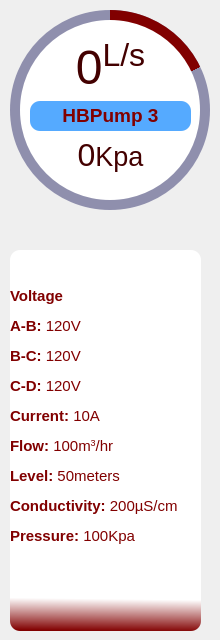
            <widget class="QFrame" name="cirProgBar_5">
             <property name="minimumSize">
              <size>
               <width>220</width>
               <height>220</height>
              </size>
             </property>
             <property name="frameShape">
              <enum>QFrame::NoFrame</enum>
             </property>
             <property name="frameShadow">
              <enum>QFrame::Raised</enum>
             </property>
             <widget class="QFrame" name="cirProg3">
              <property name="geometry">
               <rect>
                <x>10</x>
                <y>10</y>
                <width>200</width>
                <height>200</height>
               </rect>
              </property>
              <property name="styleSheet">
               <string notr="true">QFrame{
border-radius: 100px;
background-color: qconicalgradient(cx:0.5, cy:0.5, angle:90, stop:0.819892 rgba(0, 0, 8, 0), stop:0.820892 rgba(129, 0, 0, 255));
}</string>
              </property>
              <property name="frameShape">
               <enum>QFrame::NoFrame</enum>
              </property>
              <property name="frameShadow">
               <enum>QFrame::Raised</enum>
              </property>
             </widget>
             <widget class="QFrame" name="frame_12">
              <property name="geometry">
               <rect>
                <x>10</x>
                <y>10</y>
                <width>200</width>
                <height>200</height>
               </rect>
              </property>
              <property name="sizePolicy">
               <sizepolicy hsizetype="Preferred" vsizetype="Preferred">
                <horstretch>200</horstretch>
                <verstretch>200</verstretch>
               </sizepolicy>
              </property>
              <property name="minimumSize">
               <size>
                <width>200</width>
                <height>200</height>
               </size>
              </property>
              <property name="styleSheet">
               <string notr="true">QFrame{
border-radius: 100px;
background-color: rgba(77, 77, 127, 150);
}</string>
              </property>
              <property name="frameShape">
               <enum>QFrame::NoFrame</enum>
              </property>
              <property name="frameShadow">
               <enum>QFrame::Raised</enum>
              </property>
             </widget>
             <widget class="QFrame" name="frame_13">
              <property name="geometry">
               <rect>
                <x>20</x>
                <y>20</y>
                <width>180</width>
                <height>180</height>
               </rect>
              </property>
              <property name="styleSheet">
               <string notr="true">QFrame{
border-radius: 90;
	background-color: rgb(255, 255, 255);
}</string>
              </property>
              <property name="frameShape">
               <enum>QFrame::StyledPanel</enum>
              </property>
              <property name="frameShadow">
               <enum>QFrame::Raised</enum>
              </property>
              <widget class="QWidget" name="layoutWidget_5">
               <property name="geometry">
                <rect>
                 <x>10</x>
                 <y>20</y>
                 <width>161</width>
                 <height>134</height>
                </rect>
               </property>
               <layout class="QGridLayout" name="gridLayout_6">
                <item row="3" column="0">
                 <widget class="QLabel" name="progValue6">
                  <property name="font">
                   <font>
                    <pointsize>36</pointsize>
                   </font>
                  </property>
                  <property name="styleSheet">
                   <string notr="true">color: rgb(129, 0, 0);
background-color: rgba(0, 0, 0, 0);</string>
                  </property>
                  <property name="text">
                   <string>&lt;p&gt;&lt;span style=&quot; font-size:24pt; color:#430000;&quot;&gt;0&lt;/span&gt;&lt;span style=&quot; font-size:20pt; color:#430000;&quot;&gt;Kpa&lt;/span&gt;&lt;/p&gt;</string>
                  </property>
                  <property name="alignment">
                   <set>Qt::AlignCenter</set>
                  </property>
                 </widget>
                </item>
                <item row="1" column="0">
                 <widget class="QLabel" name="name_5">
                  <property name="font">
                   <font>
                    <pointsize>12</pointsize>
                    <weight>75</weight>
                    <bold>true</bold>
                   </font>
                  </property>
                  <property name="styleSheet">
                   <string notr="true">color: rgb(129, 0, 0);
background-color: rgb(85, 170, 255);
border-radius: 10px</string>
                  </property>
                  <property name="text">
                   <string>&lt;html&gt;&lt;head/&gt;&lt;body&gt;&lt;p&gt;&lt;span style=&quot; font-size:14pt;&quot;&gt;HBPump 3&lt;/span&gt;&lt;/p&gt;&lt;/body&gt;&lt;/html&gt;</string>
                  </property>
                  <property name="alignment">
                   <set>Qt::AlignCenter</set>
                  </property>
                 </widget>
                </item>
                <item row="0" column="0">
                 <widget class="QLabel" name="progValue5">
                  <property name="font">
                   <font>
                    <pointsize>36</pointsize>
                   </font>
                  </property>
                  <property name="styleSheet">
                   <string notr="true">color: rgb(129, 0, 0);
background-color: rgba(0, 0, 0, 0);</string>
                  </property>
                  <property name="text">
                   <string>&lt;p&gt;&lt;span style=&quot; color:#430000;&quot;&gt;0&lt;/span&gt;&lt;span style=&quot; color:#430000; vertical-align:super;&quot;&gt;L/s&lt;/span&gt;&lt;/p&gt;</string>
                  </property>
                  <property name="alignment">
                   <set>Qt::AlignCenter</set>
                  </property>
                 </widget>
                </item>
               </layout>
              </widget>
             </widget>
             <widget class="QLabel" name="progressTable_3">
              <property name="geometry">
               <rect>
                <x>10</x>
                <y>250</y>
                <width>191</width>
                <height>381</height>
               </rect>
              </property>
              <property name="font">
               <font>
                <pointsize>12</pointsize>
                <weight>75</weight>
                <bold>true</bold>
               </font>
              </property>
              <property name="styleSheet">
               <string notr="true">color: rgb(129, 0, 0);
background-color: qlineargradient(spread:pad, x1:0.426455, y1:1, x2:0.427, y2:0.915045, stop:0 rgba(129, 0, 0, 255), stop:1 rgba(255, 255, 255, 255));
border-radius: 10px</string>
              </property>
              <property name="text">
               <string>&lt;html&gt;&lt;head/&gt;&lt;body&gt;&lt;p&gt;&lt;span style=&quot; font-size:11pt;&quot;&gt;Voltage&lt;/span&gt;&lt;/p&gt;&lt;p&gt;&lt;span style=&quot; font-size:11pt;&quot;&gt;A-B: &lt;/span&gt;&lt;span style=&quot; font-size:11pt; font-weight:400;&quot;&gt;120V&lt;/span&gt;&lt;/p&gt;&lt;p&gt;&lt;span style=&quot; font-size:11pt;&quot;&gt;B-C: &lt;/span&gt;&lt;span style=&quot; font-size:11pt; font-weight:400;&quot;&gt;120V&lt;/span&gt;&lt;/p&gt;&lt;p&gt;&lt;span style=&quot; font-size:11pt;&quot;&gt;C-D: &lt;/span&gt;&lt;span style=&quot; font-size:11pt; font-weight:400;&quot;&gt;120V&lt;/span&gt;&lt;/p&gt;&lt;p&gt;&lt;span style=&quot; font-size:11pt;&quot;&gt;Current: &lt;/span&gt;&lt;span style=&quot; font-size:11pt; font-weight:400;&quot;&gt;10A&lt;/span&gt;&lt;/p&gt;&lt;p&gt;&lt;span style=&quot; font-size:11pt;&quot;&gt;Flow: &lt;/span&gt;&lt;span style=&quot; font-size:11pt; font-weight:400;&quot;&gt;100m&lt;/span&gt;&lt;span style=&quot; font-size:11pt; font-weight:400; vertical-align:super;&quot;&gt;3&lt;/span&gt;&lt;span style=&quot; font-size:11pt; font-weight:400;&quot;&gt;/hr&lt;/span&gt;&lt;/p&gt;&lt;p&gt;&lt;span style=&quot; font-size:11pt;&quot;&gt;Level: &lt;/span&gt;&lt;span style=&quot; font-size:11pt; font-weight:400;&quot;&gt;50meters&lt;/span&gt;&lt;/p&gt;&lt;p&gt;&lt;span style=&quot; font-size:11pt;&quot;&gt;Conductivity: &lt;/span&gt;&lt;span style=&quot; font-size:11pt; font-weight:400;&quot;&gt;200µS/cm&lt;/span&gt;&lt;/p&gt;&lt;p&gt;&lt;span style=&quot; font-size:11pt;&quot;&gt;Pressure: &lt;/span&gt;&lt;span style=&quot; font-size:11pt; font-weight:400;&quot;&gt;100Kpa&lt;/span&gt;&lt;/p&gt;&lt;p&gt;&lt;br/&gt;&lt;/p&gt;&lt;/body&gt;&lt;/html&gt;</string>
              </property>
              <property name="alignment">
               <set>Qt::AlignLeading|Qt::AlignLeft|Qt::AlignVCenter</set>
              </property>
              <property name="margin">
               <number>10</number>
              </property>
             </widget>
             <zorder>frame_12</zorder>
             <zorder>cirProg3</zorder>
             <zorder>frame_13</zorder>
             <zorder>progressTable_3</zorder>
            </widget>
